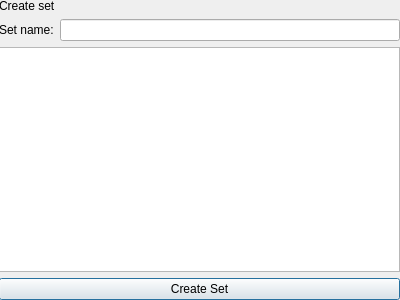
<?xml version="1.0" encoding="UTF-8"?>
<ui version="4.0">
 <class>CreateSetDialog</class>
 <widget class="QDialog" name="CreateSetDialog">
  <property name="geometry">
   <rect>
    <x>0</x>
    <y>0</y>
    <width>400</width>
    <height>300</height>
   </rect>
  </property>
  <property name="windowTitle">
   <string>Dialog</string>
  </property>
  <widget class="QWidget" name="verticalLayoutWidget">
   <property name="geometry">
    <rect>
     <x>-1</x>
     <y>-1</y>
     <width>401</width>
     <height>301</height>
    </rect>
   </property>
   <layout class="QVBoxLayout" name="verticalLayout">
    <item>
     <widget class="QLabel" name="label">
      <property name="text">
       <string>Create set</string>
      </property>
     </widget>
    </item>
    <item>
     <layout class="QHBoxLayout" name="horizontalLayout">
      <item>
       <widget class="QLabel" name="label_2">
        <property name="text">
         <string>Set name:</string>
        </property>
       </widget>
      </item>
      <item>
       <widget class="QLineEdit" name="lineEdit"/>
      </item>
     </layout>
    </item>
    <item>
     <widget class="QTextEdit" name="setInput"/>
    </item>
    <item>
     <widget class="QPushButton" name="pushButton">
      <property name="text">
       <string>Create Set</string>
      </property>
     </widget>
    </item>
   </layout>
  </widget>
 </widget>
 <resources/>
 <connections/>
</ui>
